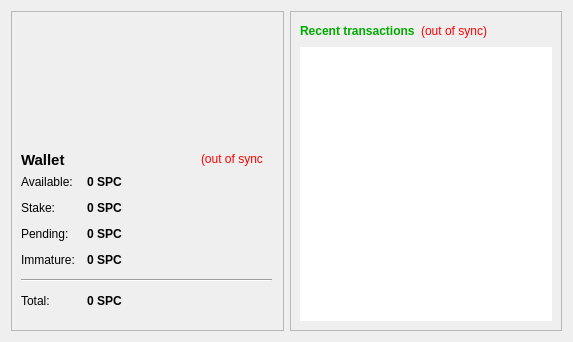
<?xml version="1.0" encoding="UTF-8"?>
<ui version="4.0">
 <class>OverviewPage</class>
 <widget class="QWidget" name="OverviewPage">
  <property name="geometry">
   <rect>
    <x>0</x>
    <y>0</y>
    <width>573</width>
    <height>342</height>
   </rect>
  </property>
  <property name="windowTitle">
   <string>Form</string>
  </property>
  <property name="styleSheet">
   <string notr="true">color: rgb(0, 0, 0);</string>
  </property>
  <layout class="QHBoxLayout" name="horizontalLayout" stretch="1,1">
   <item>
    <layout class="QVBoxLayout" name="verticalLayout_2">
     <item>
      <widget class="QFrame" name="frame">
       <property name="frameShape">
        <enum>QFrame::StyledPanel</enum>
       </property>
       <property name="frameShadow">
        <enum>QFrame::Raised</enum>
       </property>
       <widget class="QWidget" name="layoutWidget">
        <property name="geometry">
         <rect>
          <x>10</x>
          <y>164</y>
          <width>251</width>
          <height>213</height>
         </rect>
        </property>
        <layout class="QFormLayout" name="formLayout_2">
         <property name="fieldGrowthPolicy">
          <enum>QFormLayout::AllNonFixedFieldsGrow</enum>
         </property>
         <property name="horizontalSpacing">
          <number>12</number>
         </property>
         <property name="verticalSpacing">
          <number>12</number>
         </property>
         <item row="0" column="0">
          <widget class="QLabel" name="label">
           <property name="text">
            <string>Available:</string>
           </property>
          </widget>
         </item>
         <item row="0" column="1">
          <widget class="QLabel" name="labelBalance">
           <property name="font">
            <font>
             <weight>75</weight>
             <bold>true</bold>
            </font>
           </property>
           <property name="cursor">
            <cursorShape>IBeamCursor</cursorShape>
           </property>
           <property name="toolTip">
            <string>Your current spendable balance</string>
           </property>
           <property name="text">
            <string notr="true">0 SPC</string>
           </property>
           <property name="textInteractionFlags">
            <set>Qt::LinksAccessibleByMouse|Qt::TextSelectableByKeyboard|Qt::TextSelectableByMouse</set>
           </property>
          </widget>
         </item>
         <item row="2" column="0">
          <widget class="QLabel" name="label_6">
           <property name="text">
            <string>Stake:</string>
           </property>
          </widget>
         </item>
         <item row="2" column="1">
          <widget class="QLabel" name="labelStake">
           <property name="font">
            <font>
             <weight>75</weight>
             <bold>true</bold>
            </font>
           </property>
           <property name="cursor">
            <cursorShape>IBeamCursor</cursorShape>
           </property>
           <property name="toolTip">
            <string>Total of coins that was staked, and do not yet count toward the current balance</string>
           </property>
           <property name="text">
            <string notr="true">0 SPC</string>
           </property>
           <property name="textInteractionFlags">
            <set>Qt::LinksAccessibleByMouse|Qt::TextSelectableByKeyboard|Qt::TextSelectableByMouse</set>
           </property>
          </widget>
         </item>
         <item row="3" column="0">
          <widget class="QLabel" name="label_3">
           <property name="text">
            <string>Pending:</string>
           </property>
          </widget>
         </item>
         <item row="3" column="1">
          <widget class="QLabel" name="labelUnconfirmed">
           <property name="font">
            <font>
             <weight>75</weight>
             <bold>true</bold>
            </font>
           </property>
           <property name="cursor">
            <cursorShape>IBeamCursor</cursorShape>
           </property>
           <property name="toolTip">
            <string>Total of transactions that have yet to be confirmed, and do not yet count toward the current balance</string>
           </property>
           <property name="text">
            <string notr="true">0 SPC</string>
           </property>
           <property name="textInteractionFlags">
            <set>Qt::LinksAccessibleByMouse|Qt::TextSelectableByKeyboard|Qt::TextSelectableByMouse</set>
           </property>
          </widget>
         </item>
         <item row="4" column="0">
          <widget class="QLabel" name="labelImmatureText">
           <property name="text">
            <string>Immature:</string>
           </property>
          </widget>
         </item>
         <item row="4" column="1">
          <widget class="QLabel" name="labelImmature">
           <property name="font">
            <font>
             <weight>75</weight>
             <bold>true</bold>
            </font>
           </property>
           <property name="toolTip">
            <string>Mined balance that has not yet matured</string>
           </property>
           <property name="text">
            <string notr="true">0 SPC</string>
           </property>
           <property name="textInteractionFlags">
            <set>Qt::LinksAccessibleByMouse|Qt::TextSelectableByKeyboard|Qt::TextSelectableByMouse</set>
           </property>
          </widget>
         </item>
         <item row="5" column="0" colspan="2">
          <widget class="Line" name="line">
           <property name="orientation">
            <enum>Qt::Horizontal</enum>
           </property>
          </widget>
         </item>
         <item row="6" column="0">
          <widget class="QLabel" name="labelTotalText">
           <property name="text">
            <string>Total:</string>
           </property>
          </widget>
         </item>
         <item row="6" column="1">
          <widget class="QLabel" name="labelTotal">
           <property name="font">
            <font>
             <weight>75</weight>
             <bold>true</bold>
            </font>
           </property>
           <property name="cursor">
            <cursorShape>IBeamCursor</cursorShape>
           </property>
           <property name="toolTip">
            <string>Your current total balance</string>
           </property>
           <property name="text">
            <string notr="true">0 SPC</string>
           </property>
           <property name="textInteractionFlags">
            <set>Qt::LinksAccessibleByMouse|Qt::TextSelectableByKeyboard|Qt::TextSelectableByMouse</set>
           </property>
          </widget>
         </item>
        </layout>
       </widget>
       <widget class="QLabel" name="label_5">
        <property name="geometry">
         <rect>
          <x>10</x>
          <y>140</y>
          <width>49</width>
          <height>18</height>
         </rect>
        </property>
        <property name="font">
         <font>
          <pointsize>11</pointsize>
          <weight>75</weight>
          <bold>true</bold>
         </font>
        </property>
        <property name="text">
         <string>Wallet</string>
        </property>
       </widget>
       <widget class="QLabel" name="labelWalletStatus">
        <property name="geometry">
         <rect>
          <x>190</x>
          <y>140</y>
          <width>62</width>
          <height>16</height>
         </rect>
        </property>
        <property name="toolTip">
         <string>The displayed information may be out of date. Your wallet automatically synchronizes with the SpikesPrivateCoin network after a connection is established, but this process has not completed yet.</string>
        </property>
        <property name="styleSheet">
         <string notr="true">QLabel { color: red; }</string>
        </property>
        <property name="text">
         <string notr="true">(out of sync)</string>
        </property>
        <property name="alignment">
         <set>Qt::AlignLeading|Qt::AlignLeft|Qt::AlignVCenter</set>
        </property>
       </widget>
      </widget>
     </item>
    </layout>
   </item>
   <item>
    <layout class="QVBoxLayout" name="verticalLayout_3">
     <item>
      <widget class="QFrame" name="frame_2">
       <property name="frameShape">
        <enum>QFrame::StyledPanel</enum>
       </property>
       <property name="frameShadow">
        <enum>QFrame::Raised</enum>
       </property>
       <layout class="QVBoxLayout" name="verticalLayout">
        <item>
         <layout class="QHBoxLayout" name="horizontalLayout_2">
          <item>
           <widget class="QLabel" name="label_4">
            <property name="styleSheet">
             <string notr="true">color: rgb(0, 170, 0);</string>
            </property>
            <property name="text">
             <string>&lt;b&gt;Recent transactions&lt;/b&gt;</string>
            </property>
           </widget>
          </item>
          <item>
           <widget class="QLabel" name="labelTransactionsStatus">
            <property name="toolTip">
             <string>The displayed information may be out of date. Your wallet automatically synchronizes with the SpikesPrivateCoin network after a connection is established, but this process has not completed yet.</string>
            </property>
            <property name="styleSheet">
             <string notr="true">QLabel { color: red; }</string>
            </property>
            <property name="text">
             <string notr="true">(out of sync)</string>
            </property>
            <property name="alignment">
             <set>Qt::AlignRight|Qt::AlignTrailing|Qt::AlignVCenter</set>
            </property>
           </widget>
          </item>
          <item>
           <spacer name="horizontalSpacer">
            <property name="orientation">
             <enum>Qt::Horizontal</enum>
            </property>
            <property name="sizeHint" stdset="0">
             <size>
              <width>40</width>
              <height>20</height>
             </size>
            </property>
           </spacer>
          </item>
         </layout>
        </item>
        <item>
         <widget class="QListView" name="listTransactions">
          <property name="styleSheet">
           <string notr="true">QListView { background: transparent; }
color: rgb(0, 0, 0);</string>
          </property>
          <property name="frameShape">
           <enum>QFrame::NoFrame</enum>
          </property>
          <property name="verticalScrollBarPolicy">
           <enum>Qt::ScrollBarAlwaysOff</enum>
          </property>
          <property name="horizontalScrollBarPolicy">
           <enum>Qt::ScrollBarAlwaysOff</enum>
          </property>
          <property name="selectionMode">
           <enum>QAbstractItemView::NoSelection</enum>
          </property>
         </widget>
        </item>
       </layout>
      </widget>
     </item>
    </layout>
   </item>
  </layout>
 </widget>
 <resources>
  <include location="../bitcoin.qrc"/>
 </resources>
 <connections/>
</ui>
